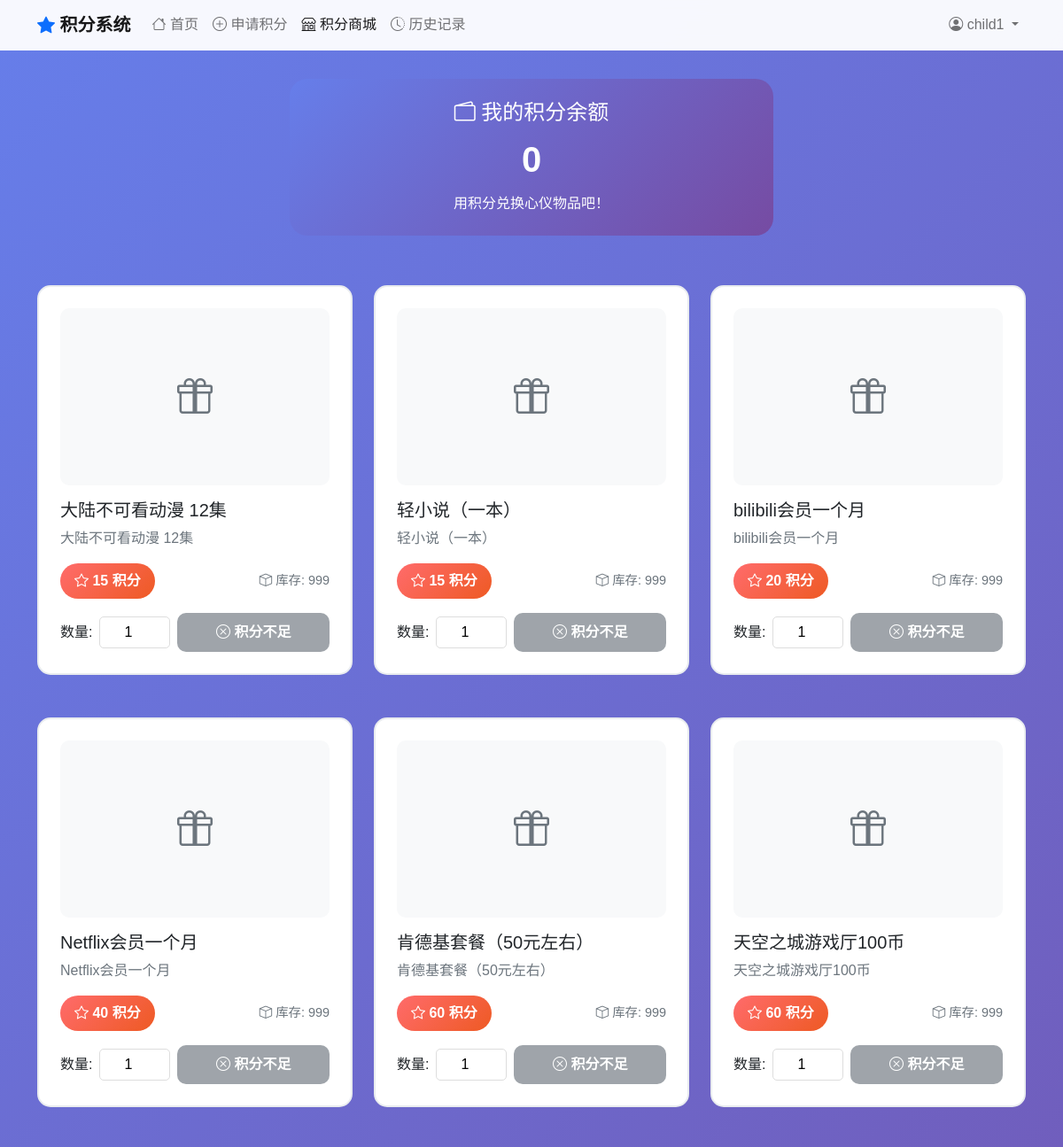
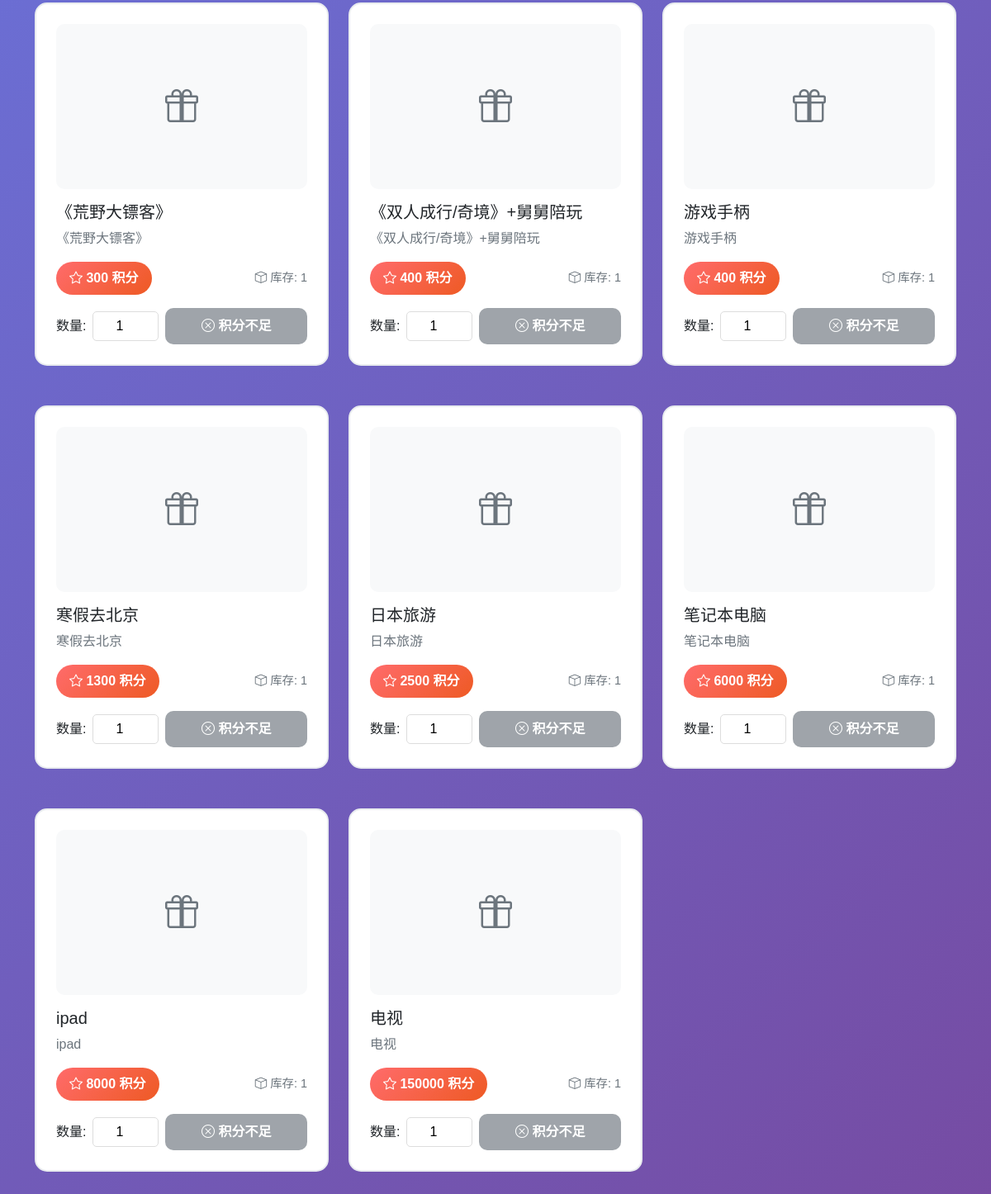
The app's page /child/shop.php with its own data (2 pictures, top to bottom).
### tables this page shows
CREATE TABLE users (
    id INT PRIMARY KEY AUTO_INCREMENT,
    username VARCHAR(50) NOT NULL UNIQUE,
    password VARCHAR(255) NOT NULL,
    role ENUM('parent', 'child') NOT NULL DEFAULT 'child',
    points INT DEFAULT 0,
    created_at TIMESTAMP DEFAULT CURRENT_TIMESTAMP,
    updated_at TIMESTAMP DEFAULT CURRENT_TIMESTAMP ON UPDATE CURRENT_TIMESTAMP
);

CREATE TABLE shop_items (
    id INT PRIMARY KEY AUTO_INCREMENT,
    name VARCHAR(100) NOT NULL,
    cost INT NOT NULL,
    stock INT DEFAULT 0,
    image VARCHAR(255),
    description TEXT,
    is_active BOOLEAN DEFAULT TRUE,
    created_at TIMESTAMP DEFAULT CURRENT_TIMESTAMP,
    updated_at TIMESTAMP DEFAULT CURRENT_TIMESTAMP ON UPDATE CURRENT_TIMESTAMP
);

### includes/functions.php (called while the page is built, shortened)
<?php
function getUserInfo($user_id) {
    $db = getDBConnection();
    $stmt = $db->prepare("SELECT * FROM users WHERE id = ?");
    $stmt->bind_param("i", $user_id);
    $stmt->execute();
    $result = $stmt->get_result();
    return $result->fetch_assoc();
}
function getShopItems($active_only = true) {
    $db = getDBConnection();
    $sql = "SELECT * FROM shop_items";
    if ($active_only) {
        $sql .= " WHERE is_active = 1 AND stock > 0";
    }
    $sql .= " ORDER BY cost ASC";
    $result = $db->query($sql);
    $items = [];
    while ($row = $result->fetch_assoc()) {
        $items[] = $row;
    }
    return $items;
}
?>

### child/shop.php (the view, shortened to what this page needs)
<?php
require_once '../includes/functions.php';
$user_id = $_SESSION['user_id'];
$user_info = getUserInfo($user_id);
$user_points = $user_info['points'];
$shop_items = getShopItems();
?>
<!DOCTYPE html>
<html lang="zh-CN">
<head>
    <link href="https://cdn.jsdelivr.net/npm/bootstrap@5.1.3/dist/css/bootstrap.min.css" rel="stylesheet">
    <link href="https://cdn.jsdelivr.net/npm/bootstrap-icons@1.7.2/font/bootstrap-icons.css" rel="stylesheet">
</head>
<body>
    <nav class="navbar navbar-expand-lg navbar-light">
        <div class="container">
            <a class="navbar-brand fw-bold" href="home.php">
                <i class="bi bi-star-fill text-primary"></i> 积分系统
            </a>
            <div class="collapse navbar-collapse" id="navbarNav">
                <ul class="navbar-nav me-auto">
                    <li class="nav-item">
                        <a class="nav-link" href="../index.php">
                            <i class="bi bi-house"></i> 首页
                        </a>
                    </li>
                    <li class="nav-item">
                        <a class="nav-link" href="apply.php">
                            <i class="bi bi-plus-circle"></i> 申请积分
                        </a>
                    </li>
                    <li class="nav-item">
                        <a class="nav-link active" href="shop.php">
                            <i class="bi bi-shop"></i> 积分商城
                        </a>
                    </li>
                    <li class="nav-item">
                        <a class="nav-link" href="history.php">
                            <i class="bi bi-clock-history"></i> 历史记录
                        </a>
                    </li>
                </ul>
                <ul class="navbar-nav">
                    <li class="nav-item dropdown">
                        <a class="nav-link dropdown-toggle" href="#" id="navbarDropdown" role="button" data-bs-toggle="dropdown">
                            <i class="bi bi-person-circle"></i> <?php echo htmlspecialchars($_SESSION['username']); ?>
                        </a>
                    </li>
                </ul>
            </div>
        </div>
    </nav>
    <div class="main-container">
        <div class="container">
            <div class="row mb-4">
                <div class="col-md-6 mx-auto">
                    <div class="points-card">
                        <h4><i class="bi bi-wallet2"></i> 我的积分余额</h4>
                        <div class="points-number"><?php echo $user_points; ?></div>
                        <p class="mb-0">用积分兑换心仪物品吧！</p>
                    </div>
                </div>
            </div>
            <div class="row">
                <?php if (empty($shop_items)): ?>
                    <div class="col-12">
                        <div class="card text-center">
                            <div class="card-body">
                                <i class="bi bi-shop fs-1 text-muted"></i>
                                <h5 class="text-muted">暂无商品</h5>
                                <p class="text-muted">商城暂时没有可兑换的商品</p>
                            </div>
                        </div>
                    </div>
                <?php else: ?>
                    <?php foreach ($shop_items as $item): ?>
                        <div class="col-lg-4 col-md-6 mb-4">
                            <div class="shop-item <?php echo $item['stock'] <= 0 ? 'out-of-stock' : ''; ?>">
                                <?php if ($item['image']): ?>
                                    <img src="../assets/uploads/<?php echo htmlspecialchars($item['image']); ?>"
                                         class="item-image" alt="<?php echo htmlspecialchars($item['name']); ?>">
                                <?php else: ?>
                                    <div class="item-image bg-light d-flex align-items-center justify-content-center">
                                        <i class="bi bi-gift fs-1 text-muted"></i>
                                    </div>
                                <?php endif; ?>
                                <h5 class="mb-2"><?php echo htmlspecialchars($item['name']); ?></h5>
                                <p class="text-muted mb-3"><?php echo htmlspecialchars($item['description']); ?></p>
                                <div class="d-flex justify-content-between align-items-center mb-3">
                                    <div class="item-price">
                                        <i class="bi bi-star"></i> <?php echo $item['cost']; ?> 积分
                                    </div>
                                    <div class="stock-info">
                                        <i class="bi bi-box"></i> 库存: <?php echo $item['stock']; ?>
                                    </div>
                                </div>
                                <?php if ($item['stock'] > 0): ?>
                                    <form method="POST" class="d-flex align-items-center gap-2">
                                        <label class="form-label mb-0">数量:</label>
                                        <input type="number" name="quantity" class="quantity-input"
                                               value="1" min="1" max="<?php echo min($item['stock'], 10); ?>">
                                        <button type="submit" class="btn btn-primary btn-purchase flex-grow-1"
                                                <?php echo ($user_points < $item['cost']) ? 'disabled' : ''; ?>>
                                            <?php if ($user_points < $item['cost']): ?>
                                                <i class="bi bi-x-circle"></i> 积分不足
                                            <?php else: ?>
                                                <i class="bi bi-cart-plus"></i> 立即兑换
                                            <?php endif; ?>
                                        </button>
                                    </form>
                                <?php else: ?>
                                    <button class="btn btn-secondary w-100" disabled>
                                        <i class="bi bi-x-circle"></i> 暂无库存
                                    </button>
                                <?php endif; ?>
                            </div>
                        </div>
                    <?php endforeach; ?>
                <?php endif; ?>
            </div>
        </div>
    </div>
</body>
</html>

### child/shop.php (style rules this page uses)
body { background: linear-gradient(135deg, #667eea 0%, #764ba2 100%); min-height: 100vh; font-family: 'Microsoft YaHei', sans-serif; }
.navbar { background: rgba(255, 255, 255, 0.95); backdrop-filter: blur(10px); border-bottom: 1px solid rgba(255, 255, 255, 0.2); }
.main-container { padding: 2rem 0; }
.points-card { background: linear-gradient(135deg, #667eea 0%, #764ba2 100%); color: white; border-radius: 20px; padding: 1.5rem; text-align: center; margin-bottom: 2rem; }
.points-number { font-size: 2.5rem; font-weight: bold; margin: 0.5rem 0; }
.shop-item { border: 2px solid #e9ecef; border-radius: 15px; padding: 1.5rem; margin-bottom: 1.5rem; transition: all 0.3s ease; background: white; }
.item-image { width: 100%; height: 200px; object-fit: cover; border-radius: 10px; margin-bottom: 1rem; }
.item-price { background: linear-gradient(135deg, #ff6b6b 0%, #ee5a24 100%); color: white; padding: 0.5rem 1rem; border-radius: 20px; font-weight: bold; display: inline-block; }
.btn-purchase { background: linear-gradient(135deg, #667eea 0%, #764ba2 100%); border: none; border-radius: 10px; padding: 10px 20px; font-weight: 600; transition: all 0.3s ease; }
.btn-purchase:disabled { background: #6c757d; cursor: not-allowed; }
.quantity-input { width: 80px; text-align: center; border-radius: 5px; border: 1px solid #ddd; padding: 5px; }
.stock-info { font-size: 0.9rem; color: #6c757d; }

### records on screen
users: points "0"
shop_items: name "大陆不可看动漫 12集", description "大陆不可看动漫 12集", cost "15", stock "999", shows "积分不足"
shop_items: name "轻小说（一本）", description "轻小说（一本）", cost "15", stock "999", shows "积分不足"
shop_items: name "bilibili会员一个月", description "bilibili会员一个月", cost "20", stock "999", shows "积分不足"
shop_items: name "Netflix会员一个月", description "Netflix会员一个月", cost "40", stock "999", shows "积分不足"
shop_items: name "肯德基套餐（50元左右）", description "肯德基套餐（50元左右）", cost "60", stock "999", shows "积分不足"
shop_items: name "天空之城游戏厅100币", description "天空之城游戏厅100币", cost "60", stock "999", shows "积分不足"
shop_items: name "《荒野大镖客》", description "《荒野大镖客》", cost "300", stock "1", quantity "1", shows "积分不足"
shop_items: name "《双人成行/奇境》+舅舅陪玩", description "《双人成行/奇境》+舅舅陪玩", cost "400", stock "1", quantity "1", shows "积分不足"
shop_items: name "游戏手柄", description "游戏手柄", cost "400", stock "1", quantity "1", shows "积分不足"
shop_items: name "寒假去北京", description "寒假去北京", cost "1300", stock "1", quantity "1", shows "积分不足"
shop_items: name "日本旅游", description "日本旅游", cost "2500", stock "1", quantity "1", shows "积分不足"
shop_items: name "笔记本电脑", description "笔记本电脑", cost "6000", stock "1", quantity "1", shows "积分不足"
shop_items: name "ipad", description "ipad", cost "8000", stock "1", quantity "1", shows "积分不足"
shop_items: name "电视", description "电视", cost "150000", stock "1", quantity "1", shows "积分不足"

### other values on screen
$_SESSION['username'] "child1"
